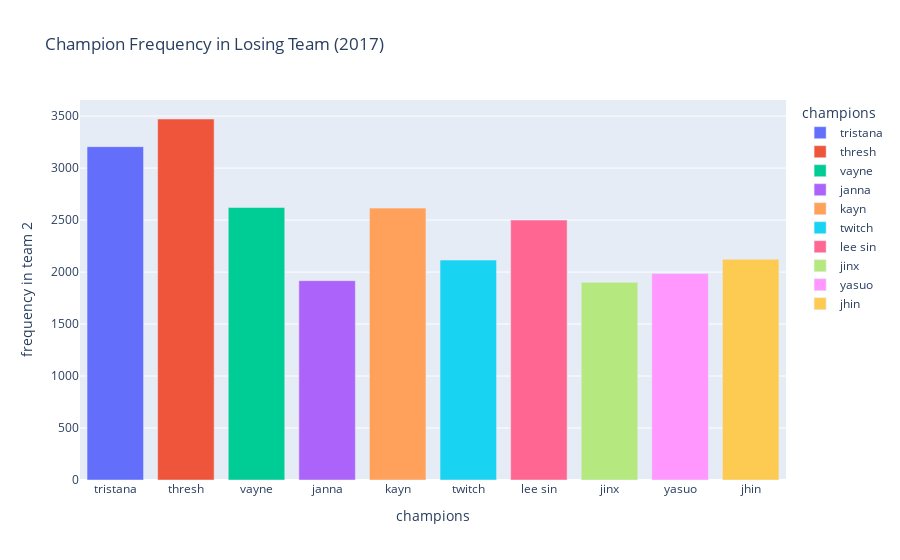

Notebook source saved alongside this figure:
### Code cell
fig = px.bar(t_common10, title='Champion Frequency in Losing Team (2017)', x='champions', y='frequency in team 2', color='champions')
fig.show()

### Figure 1 — Plotly figure (JSON) as saved in the notebook; plotly's stock layout.template omitted (floating-point values rounded to 4 significant figures)
{"data": [{"alignmentgroup": "True", "hovertemplate": "champions=%{x}<br>frequency in team 2=%{y}<extra></extra>", "legendgroup": "tristana", "marker": {"color": "#636efa", "pattern": {"shape": ""}}, "name": "tristana", "offsetgroup": "tristana", "orientation": "v", "showlegend": true, "textposition": "auto", "type": "bar", "x": ["tristana"], "xaxis": "x", "y": [3206], "yaxis": "y"}, {"alignmentgroup": "True", "hovertemplate": "champions=%{x}<br>frequency in team 2=%{y}<extra></extra>", "legendgroup": "thresh", "marker": {"color": "#EF553B", "pattern": {"shape": ""}}, "name": "thresh", "offsetgroup": "thresh", "orientation": "v", "showlegend": true, "textposition": "auto", "type": "bar", "x": ["thresh"], "xaxis": "x", "y": [3472], "yaxis": "y"}, {"alignmentgroup": "True", "hovertemplate": "champions=%{x}<br>frequency in team 2=%{y}<extra></extra>", "legendgroup": "vayne", "marker": {"color": "#00cc96", "pattern": {"shape": ""}}, "name": "vayne", "offsetgroup": "vayne", "orientation": "v", "showlegend": true, "textposition": "auto", "type": "bar", "x": ["vayne"], "xaxis": "x", "y": [2621], "yaxis": "y"}, {"alignmentgroup": "True", "hovertemplate": "champions=%{x}<br>frequency in team 2=%{y}<extra></extra>", "legendgroup": "janna", "marker": {"color": "#ab63fa", "pattern": {"shape": ""}}, "name": "janna", "offsetgroup": "janna", "orientation": "v", "showlegend": true, "textposition": "auto", "type": "bar", "x": ["janna"], "xaxis": "x", "y": [1917], "yaxis": "y"}, {"alignmentgroup": "True", "hovertemplate": "champions=%{x}<br>frequency in team 2=%{y}<extra></extra>", "legendgroup": "kayn", "marker": {"color": "#FFA15A", "pattern": {"shape": ""}}, "name": "kayn", "offsetgroup": "kayn", "orientation": "v", "showlegend": true, "textposition": "auto", "type": "bar", "x": ["kayn"], "xaxis": "x", "y": [2615], "yaxis": "y"}, {"alignmentgroup": "True", "hovertemplate": "champions=%{x}<br>frequency in team 2=%{y}<extra></extra>", "legendgroup": "twitch", "marker": {"color": "#19d3f3", "pattern": {"shape": ""}}, "name": "twitch", "offsetgroup": "twitch", "orientation": "v", "showlegend": true, "textposition": "auto", "type": "bar", "x": ["twitch"], "xaxis": "x", "y": [2115], "yaxis": "y"}, {"alignmentgroup": "True", "hovertemplate": "champions=%{x}<br>frequency in team 2=%{y}<extra></extra>", "legendgroup": "lee sin", "marker": {"color": "#FF6692", "pattern": {"shape": ""}}, "name": "lee sin", "offsetgroup": "lee sin", "orientation": "v", "showlegend": true, "textposition": "auto", "type": "bar", "x": ["lee sin"], "xaxis": "x", "y": [2500], "yaxis": "y"}, {"alignmentgroup": "True", "hovertemplate": "champions=%{x}<br>frequency in team 2=%{y}<extra></extra>", "legendgroup": "jinx", "marker": {"color": "#B6E880", "pattern": {"shape": ""}}, "name": "jinx", "offsetgroup": "jinx", "orientation": "v", "showlegend": true, "textposition": "auto", "type": "bar", "x": ["jinx"], "xaxis": "x", "y": [1901], "yaxis": "y"}, {"alignmentgroup": "True", "hovertemplate": "champions=%{x}<br>frequency in team 2=%{y}<extra></extra>", "legendgroup": "yasuo", "marker": {"color": "#FF97FF", "pattern": {"shape": ""}}, "name": "yasuo", "offsetgroup": "yasuo", "orientation": "v", "showlegend": true, "textposition": "auto", "type": "bar", "x": ["yasuo"], "xaxis": "x", "y": [1985], "yaxis": "y"}, {"alignmentgroup": "True", "hovertemplate": "champions=%{x}<br>frequency in team 2=%{y}<extra></extra>", "legendgroup": "jhin", "marker": {"color": "#FECB52", "pattern": {"shape": ""}}, "name": "jhin", "offsetgroup": "jhin", "orientation": "v", "showlegend": true, "textposition": "auto", "type": "bar", "x": ["jhin"], "xaxis": "x", "y": [2123], "yaxis": "y"}], "layout": {"barmode": "relative", "legend": {"title": {"text": "champions"}, "tracegroupgap": 0}, "title": {"text": "Champion Frequency in Losing Team (2017)"}, "xaxis": {"anchor": "y", "categoryarray": ["tristana", "thresh", "vayne", "janna", "kayn", "twitch", "lee sin", "jinx", "yasuo", "jhin"], "categoryorder": "array", "domain": [0, 1], "title": {"text": "champions"}}, "yaxis": {"anchor": "x", "domain": [0, 1], "title": {"text": "frequency in team 2"}}}}
